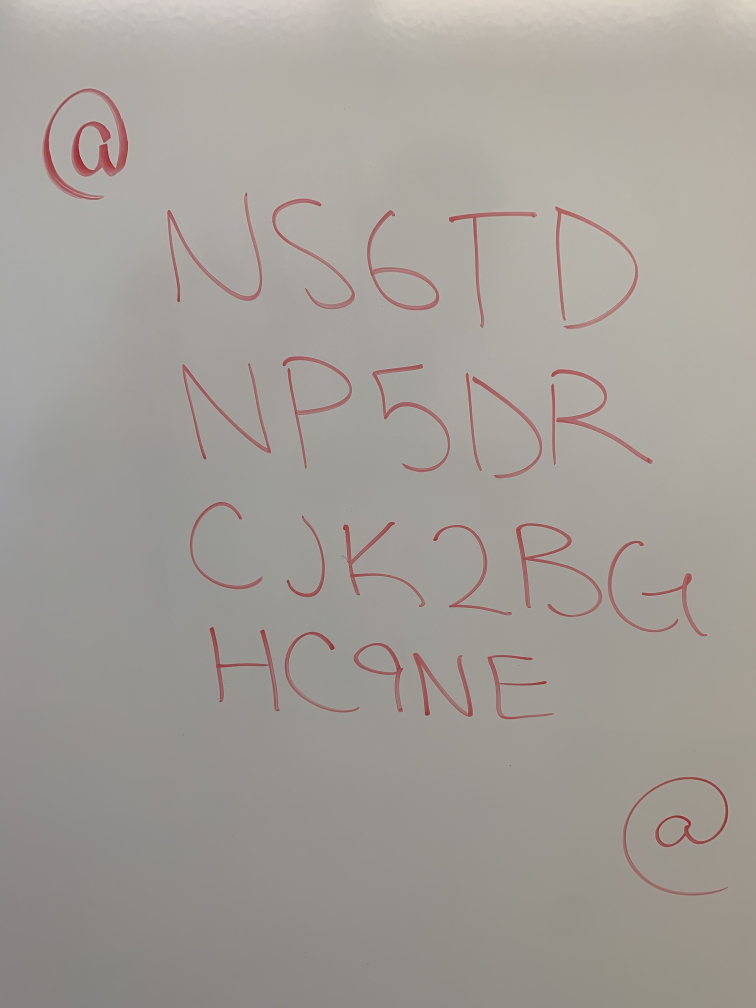
#> input picture images/ids.jpg, 3024 x 4032 px (shown at 1/4 size)
$ python vision.py --image ../images/ids.jpg
#> lines starting #> are read from the running program, lines starting #| are printed output that depends on the picture
# referenced tutorial: https://www.pyimagesearch.com/2017/07/10/using-tesseract-ocr-python/
# import packages
from PIL import Image
import pytesseract
import argparse
import cv2
import os
import crop
import re

whitelist = "-c tessedit_char_whitelist=#abcdefghijklmnopqrstuvwxyz123456789"
psm    = "--psm 11"
config = psm + " " + whitelist

# construct the argument parse and parse the arguments
ap = argparse.ArgumentParser()
ap.add_argument("-i", "--image", required=True,
	help="path to input image to be OCR'd")
ap.add_argument("-p", "--preprocess", type=str,
	help="type of preprocessing to be done")
ap.add_argument("-os", "--system", type=str,
	help="specify OS if on windows")
args = vars(ap.parse_args())

if args["system"] == "win":
	pytesseract.pytesseract.tesseract_cmd = r'C:/Program Files/Tesseract-OCR/tesseract.exe'

# load the example image
image = cv2.imread(args["image"])
#> image is the input picture: shape (4032, 3024, 3); mean B, G, R 152.2, 158.2, 163
# percent of original image size
c = None
limit = 500
# check if rescale necessary: h/w = h'/w', w/h = w'/h'
if image.shape[0] > limit:
	c = float(image.shape[0]) # original height
#> c = 4032
	height = limit
	width  = image.shape[1]/c * height
#> width = 375
elif image.shape[1] > limit:
	c = float(image.shape[1]) # original width
	width  = limit
	height = image.shape[0]/c * width
# must rescale
if c:
	new_dim = (int(width), int(height))
#> new_dim = (375, 500)
	image = cv2.resize(image, new_dim, interpolation=cv2.INTER_AREA)
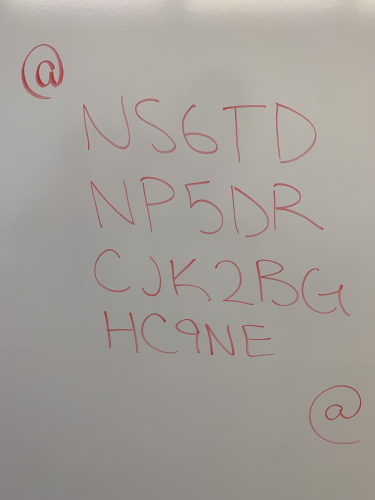
#> image: shape (500, 375, 3); mean B, G, R 152.2, 158.2, 163

# grayscale
gray = cv2.cvtColor(image, cv2.COLOR_BGR2GRAY)
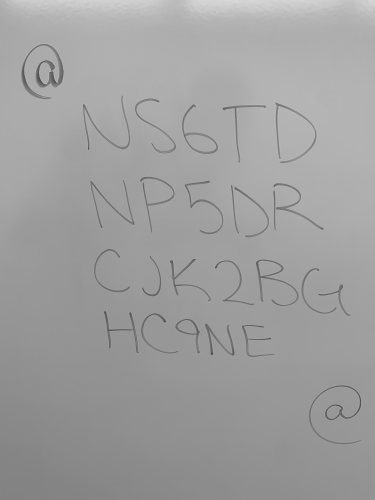
#> gray: shape (500, 375); min 74, max 215, mean 158.9

# check to see if we should apply thresholding to preprocess the
# image
if args["preprocess"] == "thresh":
	gray = cv2.threshold(gray, 0, 255,
		cv2.THRESH_BINARY | cv2.THRESH_OTSU)[1]

# make a check to see if median blurring should be done to remove
# noise
elif args["preprocess"] == "blur":
	gray = cv2.medianBlur(gray, 3)

# contrast
elif args["preprocess"] == "contrast":
	gray = 2*gray

# write the grayscale image to disk as a temporary file so we can
# apply OCR to it
ospid = os.getpid()
filename = "cache/{}.png".format(ospid)
cv2.imwrite(filename, gray)
processed_img = Image.open(filename)

# find interest points
#> (the run stopped early here; a loop or call above may not have finished)

$ run again, on images/whiteboard.jpg
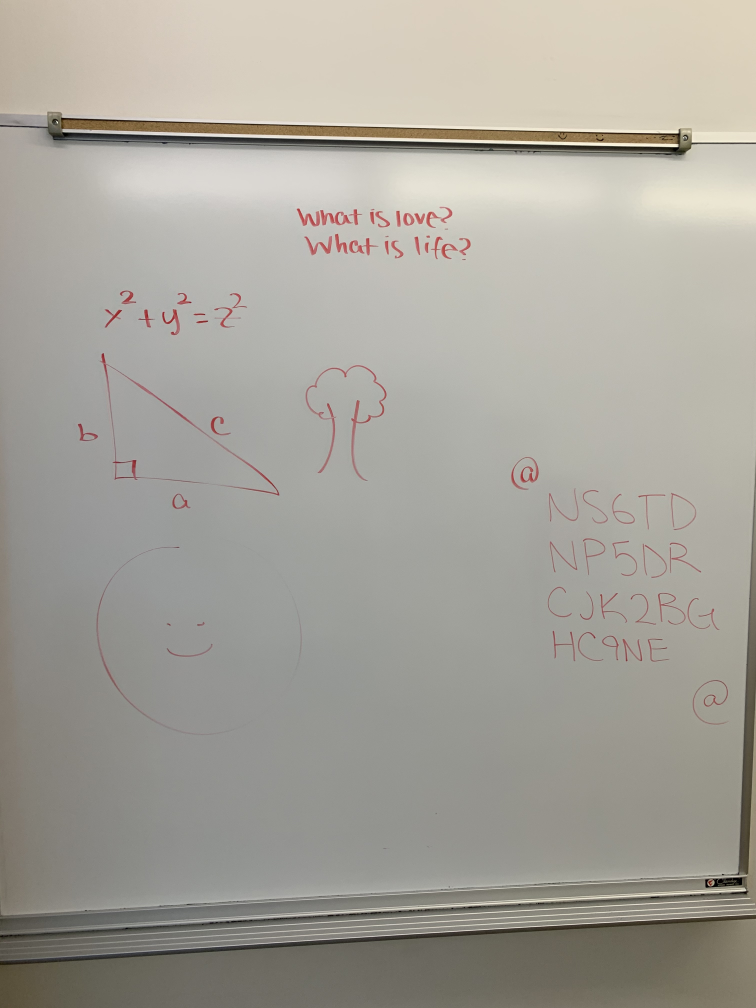
#> input picture images/whiteboard.jpg, 3024 x 4032 px (shown at 1/4 size)
#> image is the input picture: shape (4032, 3024, 3); mean B, G, R 154.3, 162.7, 165.8
#> `image = cv2.resize(image, new_dim, interpolation=cv2.INTER_AREA)`:
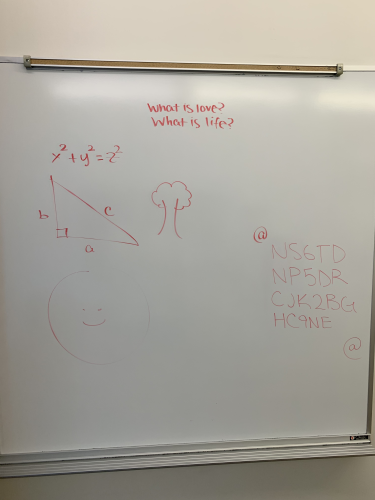
#> image: shape (500, 375, 3); mean B, G, R 154.3, 162.7, 165.8
#> `gray = cv2.cvtColor(image, cv2.COLOR_BGR2GRAY)`:
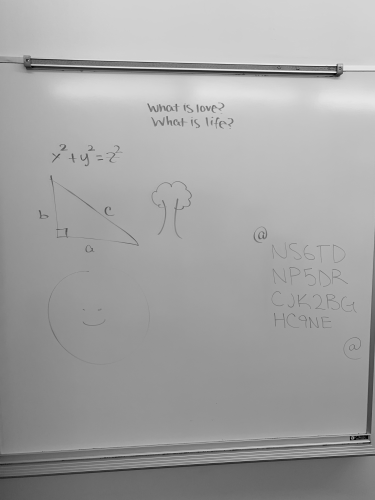
#> gray: shape (500, 375); min 0, max 243, mean 162.7
